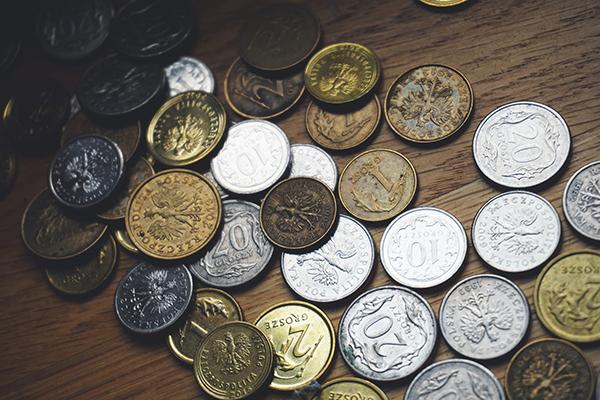
#> input picture Übung1/data/coins.png, 600 x 400 px
$ python main.py
#> lines starting #> are read from the running program, lines starting #| are printed output that depends on the picture
### Übung1/problem4.py
import numpy as np
import scipy.signal as signal
import matplotlib.pyplot as plt


# using the convolution operation as seen in main.py globally
conv2d = lambda im, k: signal.convolve2d(im, k, boundary='wrap', mode='same')

def gaussian(sigma):
	"""Computes (3, 1) array corresponding to a Gaussian filter.
	Normalisation is not required.

	Args:
		sigma: standard deviation used in the exponential

	Returns:
		gauss: numpy (3, 1) array of type float

	"""

	gauss = np.empty((3, 1))

	#
	# You code goes here
	#
	##########################################################################

	# Filter Construction inspired by:
	# https://stackoverflow.com/questions/17190649/how-to-obtain-a-gaussian-filter-in-python

	# filter radius [1D -> (2 * r + 1) | 2D -> (2 * r + 1, 2 * r + 1)]
	# Here: (2 * 1 + 1) = (3)
	r = 1

	# (3, 1) Array with indices -r, .., 0, ..., r
	x = np.arange(-r , r + 1).reshape(2 * r + 1, -1) # <- ensure shape of (3, 1), not (3,)

	# exponential term exp(-x^2 / 2 * sigma^2), no normalization
	gauss = np.exp( -(np.square(x)) / (2 * np.square(sigma)) )

	# DEBUG-INFO:
	# it is possible to recieve the 2D-Kernel by using the outer product
	# this 2D-array can then easily be plotted with imshow

	# ensure the correct size of the 1D-Kernel
	assert gauss.shape == (3, 1)

	'''
	## PLOT 1D
	plt.plot(x, gauss)
	plt.show()

	# PLOT 2D
	kernel_2D = np.outer(gauss, gauss)
	plt.imshow(kernel_2D)
	plt.colorbar()
	plt.show()
	'''

	##########################################################################

	return gauss

def diff():
	"""Returns the derivative part corresponding to the central differences.
	The effect of this operator in x direction on function f should be:

			diff(x, y) = f(x + 1, y) - f(x - 1, y)

	Returns:
		diff: (1, 3) array (float)
	"""

	#
	# You code goes here
	#
	##########################################################################

	# implementation as seen in the formula on
	# page 33 of l3-filtering_continued

	central_diff = (1/2) * np.array([[1, 0, -1]])

	##########################################################################
	return central_diff

def create_sobel():
	"""Creates Sobel operator from two [3, 1] filters
	implemented in gaussian() and diff()

	Returns:
		sx: Sobel operator in x-direction
		sy: Sobel operator in y-direction
		sigma: Value of the sigma used to call gaussian()
		z: scaler of the operator
	"""

	sigma = -9999
	z = -9999

	#
	# You code goes here
	#
	##########################################################################

	# those two values will be result in a approximation of the sobel filters
	# sx, sy
	sigma = 0.85
	z = 4

	# create gaussian filter with given sigma
	g = gaussian(sigma)

	# create central difference filter
	dx = diff()

	# 1D gaussian filter info
	# print('Gaussian Filter:\n', g, g.shape)

	# 1D central differences filter info
	# print('Central Differences Filter:\n', dx, dx.shape)

	#    (3, 1) x (1, 3) -> (3, 3)-Matrix
	#   / 0.5 \
	#   |  0  | x (g(0), g(1), g(2)) = ...
	#   \-0.5 /
	sx = np.outer(g, dx) * z
	sy = sx.T


	# print("sx:\n", sx, sx.shape)
	# print("sy:\n", sy, sy.shape)


	##########################################################################

	# do not change this
	return sx, sy, sigma, z

def apply_sobel(im, sx, sy):
	"""Applies Sobel filters to a greyscale image im and returns
	L2-norm.

	Args:
		im: (H, W) image (greyscale)
		sx, sy: Sobel operators in x- and y-direction

	Returns:
		norm: L2-norm of the filtered result in x- and y-directions
	"""

	im_norm = im.copy()

	#
	# Your code goes here
	#
	##########################################################################

	G_x = conv2d(im_norm, sx)
	G_y = conv2d(im_norm, sy)


	### DEBUG-OUTPUT ###
	'''
	plt.imshow(G_x, cmap=plt.cm.gray)
	plt.show()

	plt.imshow(G_y, cmap=plt.cm.gray)
	plt.show()
	'''
	####################


	im_norm = np.sqrt(np.square(G_x) + np.square(G_y))

	# normalize the output to [0, 255]
	im_norm *= 255.0 / np.max(im_norm)

	### DEBUG-OUTPUT ###
	'''
	plt.imshow(im_norm, cmap=plt.cm.gray)
	plt.show()
	'''
	####################

	##########################################################################
	return im_norm


def sobel_alpha(kx, ky, alpha):
	"""Creates a steerable filter for give kx and ky filters and angle alpha.
	The effect the created filter should be equivalent to
		cos(alpha) I*kx + sin(alpha) I*ky, where * stands for convolution.

	Args:
		kx, ky: (3x3) filters
		alpha: steering angle

	Returns:
		ka: resulting kernel
	"""

	#
	# You code goes here
	#
	##########################################################################

	# Calculation:
	#
	# [get the I out of the operation by using linearity properties of conv.]
	# G(a) = I * K(a) = ...
	# I * cos(a) I * kx + sin(a) I * ky = I * (cos(a) kx + sin(a) ky)
	# Which means, that:
	# K(a) = (cos(a)kx + sin(a)ky)

	ka = np.cos(alpha) * kx + np.sin(alpha) * ky


	## DEBUG-OUTPUT ##

	print('\nka:\n', ka)
	plt.imshow(ka)
	plt.colorbar()
	plt.show()
	print(ka.shape)

	##################


	##########################################################################
	return ka


"""
This is a multiple-choice question
"""

class EdgeDetection(object):

	# choice of the method
	METHODS = {
				1: "hysteresis",
				2: "non-maximum suppression"
	}

	# choice of the explanation
	# by "magnitude" we mean the magnitude of the spatial gradient
	# by "maxima" we mean the maxima of the spatial gradient
	EFFECT = {
				1: "it sharpens the edges by retaining only the local maxima",
				2: "it weakens edges with high magnitude if connected to edges with low magnitude",
				3: "it recovers edges with low magnitude if connected to edges with high magnitude",
				4: "it makes the edges thicker with Gaussian smoothing",
				5: "it aligns the edges with a dominant orientation"
	}

	# [13 lines left out: function answer, not called in this run]

### Übung1/main.py
import numpy as np
import matplotlib.pyplot as plt

def load_image(path):
    return plt.imread(path)

def save_image(path, arr):
    plt.imsave(path, arr)

def rgb2gray(im):
    return np.mean(im, -1)

#
# Problem 1
#
from problem1 import *

# [15 lines left out: function problem1, not called in this run]

#
# Problem 2
#
from problem2 import *

# [23 lines left out: function problem2, not called in this run]


#
# Problem 3
#
from problem3 import *

# [12 lines left out: function problem3, not called in this run]


#
# Problem 2
#
from problem4 import *
import scipy.signal as signal
import math

def problem4():
    """Example code implementing the steps in Problem 4"""

    to_uint8 = lambda x: np.uint8(255*x)
    conv2d = lambda im, k: signal.convolve2d(im, k, boundary='wrap', mode='same')

    im = rgb2gray(load_image("data/coins.png"))
#> in load_image, returned value is the input picture: shape (400, 600, 3) float32; mean R, G, B 0.431, 0.405, 0.369
#> in rgb2gray, `return np.mean(im, -1)`:
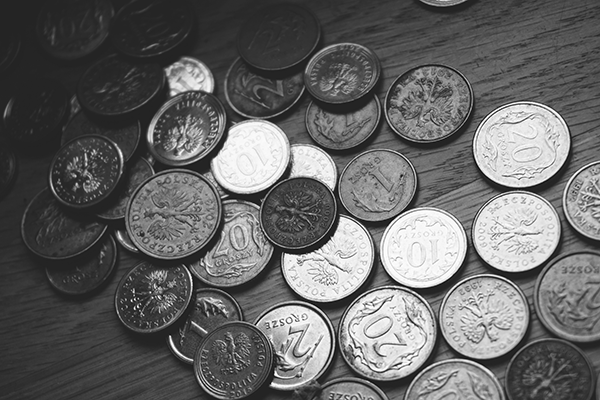
#> returned value: shape (400, 600) float32; min 0, max 1, mean 0.402

    sx, sy, sigma, z = create_sobel()

    im_out = apply_sobel(im, sx, sy)
#> in apply_sobel, `im_norm = np.sqrt(np.square(G_x) + np.square(G_y))`:
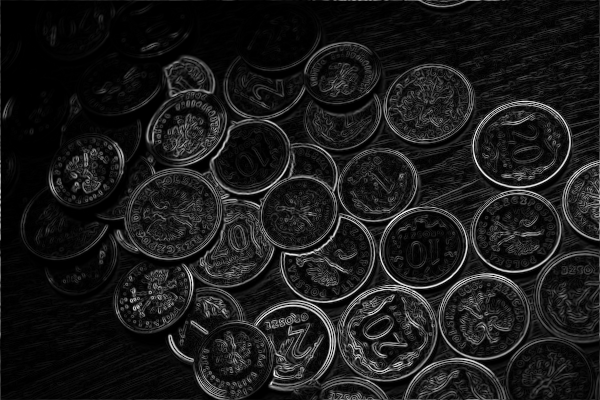
#> im_norm: shape (400, 600) float64; min 0, max 3.81, mean 0.399; drawn with min black and max white
    save_image("data/coins_01.png", im_out)

    s_alpha = sobel_alpha(sx, sy, 0.5*math.pi)
#> in sobel_alpha, `plt.show()`:
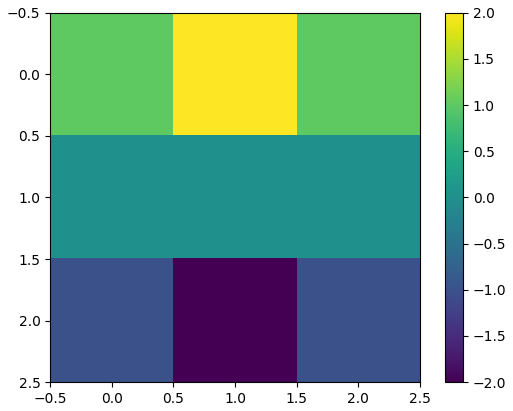
#> figure drawn by matplotlib, 2 panels
    im_out = conv2d(im, s_alpha)
    save_image("data/coins_02.png", np.abs(im_out))
#> call 2 of save_image, with path = 'data/coins_02.png'
#> in save_image (call 2), `plt.imsave(path, arr)`:
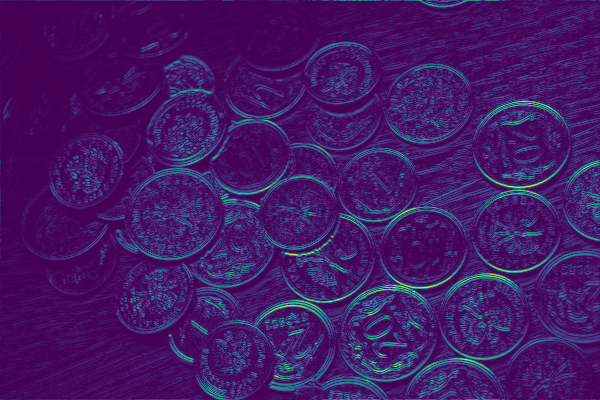
#> saved as coins_02.png: shape (400, 600, 3); mean R, G, B 67.9, 24.7, 101.7

    s_alpha = sobel_alpha(sx, sy, 0.8*math.pi)
#> call 2 of sobel_alpha, with kx = array of shape (3, 3), ky = array of shape (3, 3), alpha = 2.51
#> in sobel_alpha (call 2), `plt.show()`:
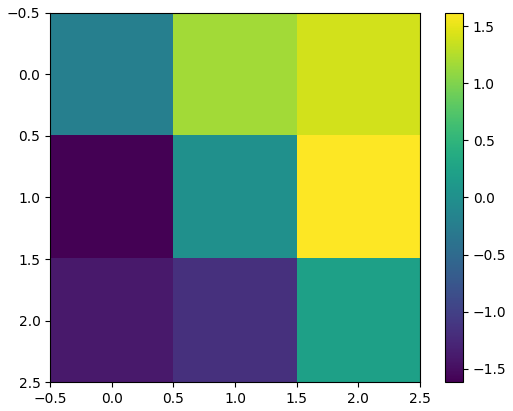
#> figure drawn by matplotlib, 2 panels
    im_out = conv2d(im, s_alpha)
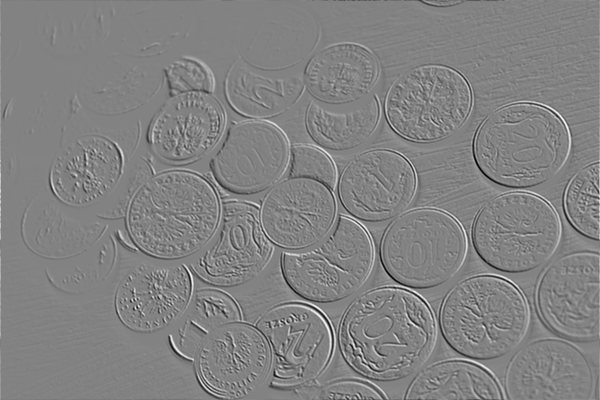
#> im_out: shape (400, 600) float64; min -3.7, max 3.52, mean -1.3e-18; drawn with min black and max white
    save_image("data/coins_03.png", np.abs(im_out))
#> call 3 of save_image, with path = 'data/coins_03.png'
#> in save_image (call 3), `plt.imsave(path, arr)`:
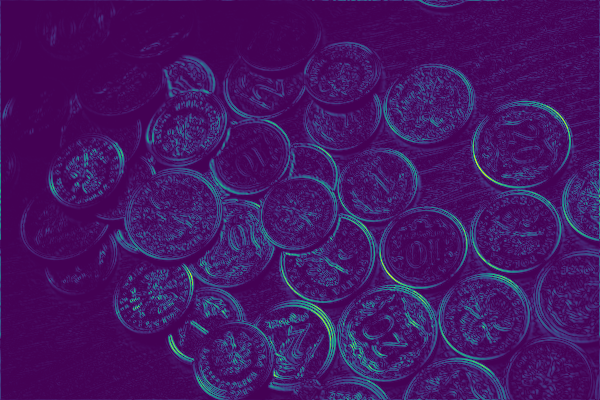
#> saved as coins_03.png: shape (400, 600, 3); mean R, G, B 67.9, 21.6, 99.7


    # run the sobel alpha with different values
    x = input('Try out steerable filter [Y/N]: ')
#> the answer given: out.png
    if x is 'Y' or x is 'y':
        A = np.linspace(0, 1, 11)
        for a in A:
            rad = a * math.pi
            s_alpha = sobel_alpha(sx, sy, rad)
            im_out = conv2d(im, s_alpha)
            plt.imshow(np.abs(im_out), cmap=plt.cm.gray)
            deg = int(rad * (180 / math.pi))
            plt.title("Steering " + str(deg) + "°")
            plt.show()

if __name__ == "__main__":
    # problem1()
    # problem2()
    # problem3()
    problem4()
